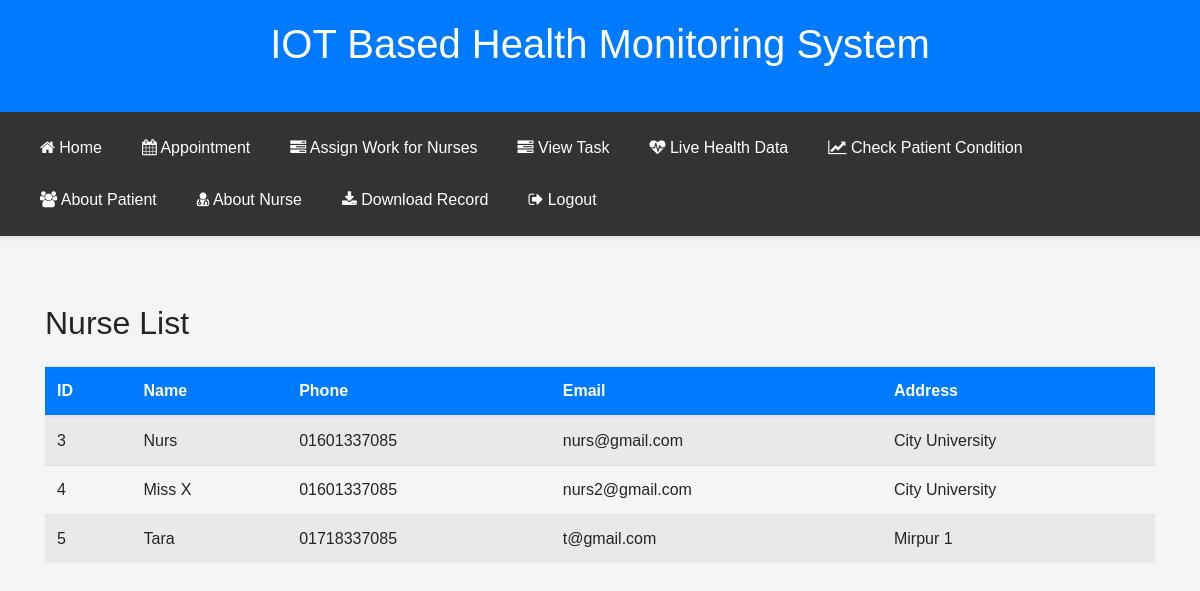
Page /model/nurse_list.php on the committed database.
### tables this page shows
CREATE TABLE `nurses` (
  `id` int(11) NOT NULL,
  `password` varchar(255) NOT NULL,
  `phone` varchar(20) DEFAULT NULL,
  `address` varchar(255) DEFAULT NULL,
  `name` varchar(255) DEFAULT NULL,
  `email` varchar(255) NOT NULL,
  `role` varchar(20) NOT NULL
);

### model/nurse_list.php (the view, shortened to what this page needs)
<?php
$mysqli = new mysqli("localhost", "root", "", "health");
$query = "SELECT * FROM nurses";
$result = $mysqli->query($query);
if ($result->num_rows > 0) {
    $nurses = $result->fetch_all(MYSQLI_ASSOC);
} else {
    $nurses = array();
}
?>
<!DOCTYPE html>
<html lang="en">
<head>
    <link rel="stylesheet" href="https://stackpath.bootstrapcdn.com/bootstrap/4.5.2/css/bootstrap.min.css">
</head>
<body>
    <header>
        <h1 class="mb-4">IOT Based Health Monitoring System</h1>
    </header>
    <?php include("../header/doctor_header.php"); ?>
    <div class="container mt-5">
        <h2 class="mb-4">Nurse List</h2>
        <div class="table-responsive">
            <table class="table table-striped table-hover">
                <thead>
                    <tr>
                        <th>ID</th>
                        <th>Name</th>
                        <th>Phone</th>
                        <th>Email</th>
                        <th>Address</th>
                    </tr>
                </thead>
                <tbody>
                    <?php foreach ($nurses as $nurse) : ?>
                        <tr>
                            <td><?php echo $nurse['id']; ?></td>
                            <td><?php echo $nurse['name']; ?></td>
                            <td><?php echo $nurse['phone']; ?></td>
                            <td><?php echo $nurse['email']; ?></td>
                            <td><?php echo $nurse['address']; ?></td>
                        </tr>
                    <?php endforeach; ?>
                </tbody>
            </table>
        </div>
    </div>
</body>
</html>

### model/nurse_list.php (style rules this page uses)
header { background-color: #007bff; color: white; padding: 20px 0; text-align: center; }
.container { padding: 20px; }
.table thead th { background-color: #007bff; color: white; border-color: #dee2e6; }

### header/doctor_header.php (style rules this page uses)
body { font-family: Arial, sans-serif; margin: 0; padding: 0; background-color: #f5f5f5; }

### rows in the picture
nurses: id "3", name "Nurs", phone "01601337085", email "nurs@gmail.com", address "City University"
nurses: id "4", name "Miss X", phone "01601337085", email "nurs2@gmail.com", address "City University"
nurses: id "5", name "Tara", phone "01718337085", email "t@gmail.com", address "Mirpur 1"
